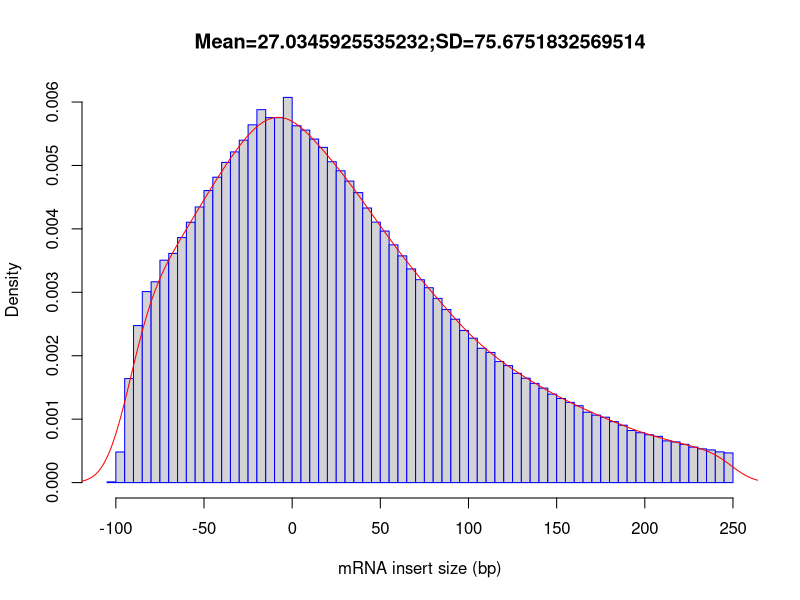

Here is the R script that generated this plot:
out_file = 'CF98444'
pdf('CF98444.inner_distance_plot.pdf')
fragsize=rep(c(-247.5,-242.5,-237.5,-232.5,-227.5,-222.5,-217.5,-212.5,-207.5,-202.5,-197.5,-192.5,-187.5,-182.5,-177.5,-172.5,-167.5,-162.5,-157.5,-152.5,-147.5,-142.5,-137.5,-132.5,-127.5,-122.5,-117.5,-112.5,-107.5,-102.5,-97.5,-92.5,-87.5,-82.5,-77.5,-72.5,-67.5,-62.5,-57.5,-52.5,-47.5,-42.5,-37.5,-32.5,-27.5,-22.5,-17.5,-12.5,-7.5,-2.5,2.5,7.5,12.5,17.5,22.5,27.5,32.5,37.5,42.5,47.5,52.5,57.5,62.5,67.5,72.5,77.5,82.5,87.5,92.5,97.5,102.5,107.5,112.5,117.5,122.5,127.5,132.5,137.5,142.5,147.5,152.5,157.5,162.5,167.5,172.5,177.5,182.5,187.5,192.5,197.5,202.5,207.5,212.5,217.5,222.5,227.5,232.5,237.5,242.5,247.5),times=c(0,0,0,0,0,0,0,0,0,0,0,0,0,0,0,0,0,0,0,0,0,0,0,0,0,0,0,0,0,54,2301,7821,11801,14358,15095,16719,17229,18423,19570,20720,21956,22959,24070,24861,25742,26895,28039,27438,27431,28957,26827,26500,25824,25198,24124,23442,22666,21800,20642,19584,18908,17874,17045,16063,15252,14651,13850,13013,12284,11437,10856,10099,9785,9099,8796,8213,7847,7460,7102,6650,6323,6032,5783,5291,5072,4916,4586,4315,3914,3747,3596,3480,3138,3058,2875,2670,2539,2454,2310,2230))
frag_sd = sd(fragsize)
frag_mean = mean(fragsize)
frag_median = median(fragsize)
write(x=c("Name","Mean","Median","sd"), sep="	", file=stdout(),ncolumns=4)
write(c(out_file,frag_mean,frag_median,frag_sd),sep="	", file=stdout(),ncolumns=4)
hist(fragsize,probability=T,breaks=100,xlab="mRNA insert size (bp)",main=paste(c("Mean=",frag_mean,";","SD=",frag_sd),collapse=""),border="blue")
lines(density(fragsize,bw=10),col='red')
dev.off()
